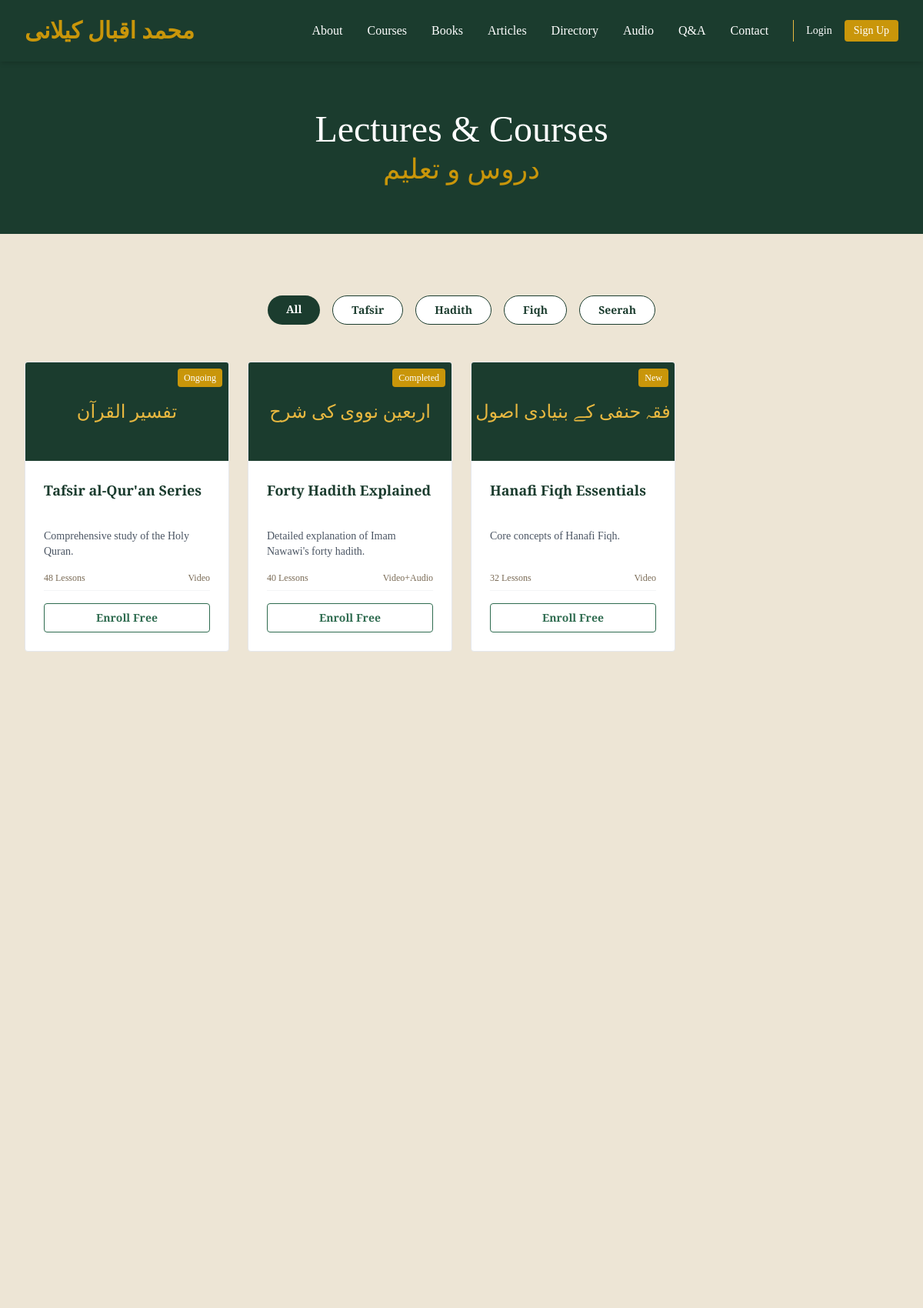
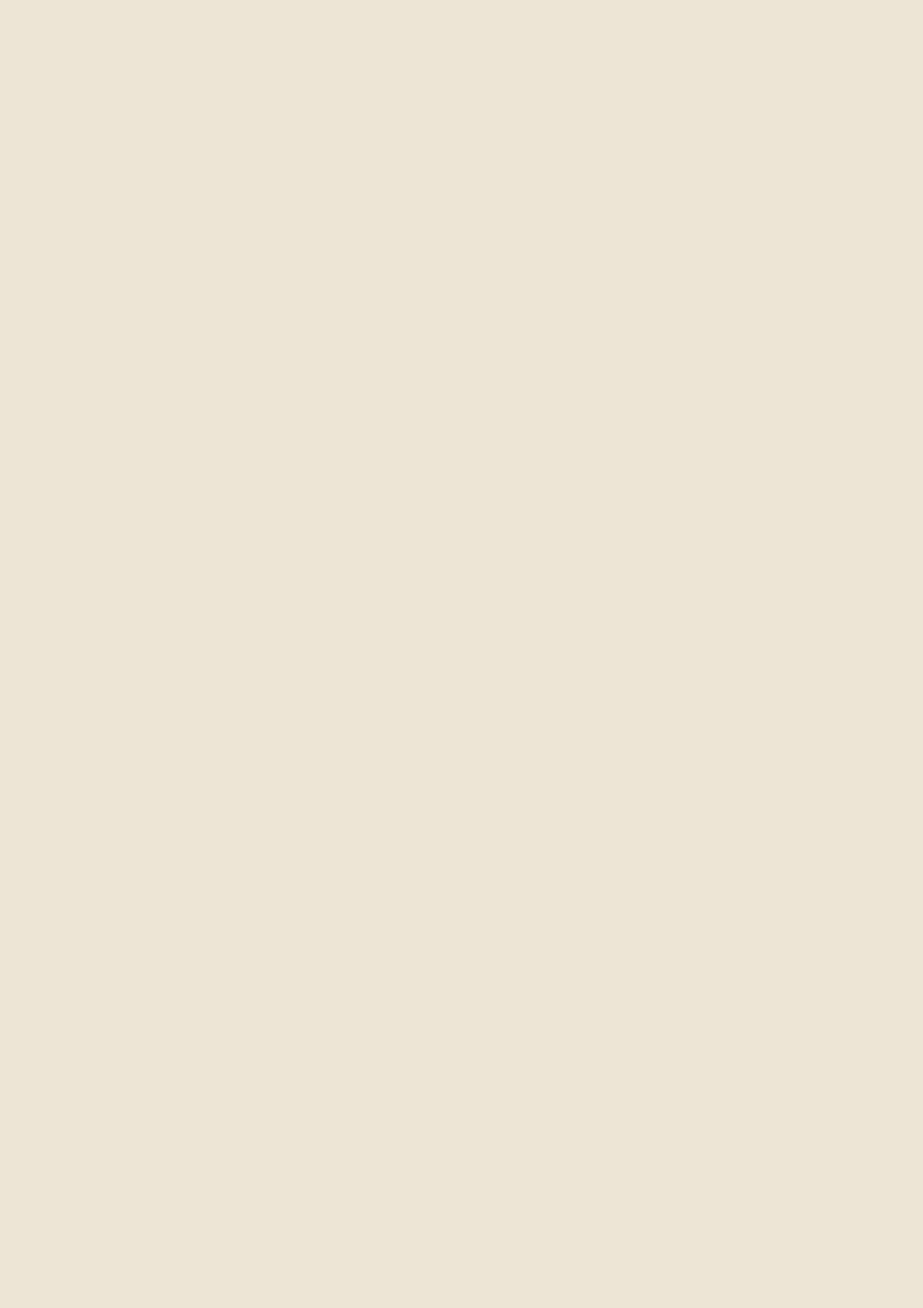
/courses.php (upper part), run on the app's committed database (2 pictures, top to bottom).
### tables this page shows
CREATE TABLE `courses` (
  `id` int(11) NOT NULL,
  `title_en` varchar(255) NOT NULL,
  `title_ur` varchar(255) NOT NULL,
  `description` text DEFAULT NULL,
  `total_lessons` int(11) DEFAULT 0,
  `category` varchar(100) DEFAULT NULL,
  `format` varchar(50) DEFAULT 'Video',
  `status` varchar(20) DEFAULT 'Ongoing',
  `created_at` timestamp NOT NULL DEFAULT current_timestamp()
);

### courses.php (the view, shortened to what this page needs)
<?php
require_once 'includes/header.php';
$stmt = $pdo->query("SELECT * FROM courses ORDER BY created_at DESC");
$all_courses = $stmt->fetchAll();
?>
<div class="bg-green-deep py-16">
    <div class="max-w-7xl mx-auto px-4 sm:px-6 lg:px-8 text-center">
        <h1 class="font-english text-white text-5xl mb-2">Lectures & Courses</h1>
        <h2 class="arabic-text text-gold text-4xl">دروس و تعلیم</h2>
    </div>
</div>
<section class="py-20 bg-beige min-h-screen">
    <div class="max-w-7xl mx-auto px-4 sm:px-6 lg:px-8">
        <div class="flex flex-wrap justify-center gap-4 mb-12">
            <span class="bg-green-deep text-white px-6 py-2 rounded-full text-sm font-semibold cursor-pointer">All</span>
            <span class="bg-white text-green-deep border border-green-deep hover:bg-green-deep hover:text-white px-6 py-2 rounded-full text-sm font-semibold transition cursor-pointer">Tafsir</span>
            <span class="bg-white text-green-deep border border-green-deep hover:bg-green-deep hover:text-white px-6 py-2 rounded-full text-sm font-semibold transition cursor-pointer">Hadith</span>
            <span class="bg-white text-green-deep border border-green-deep hover:bg-green-deep hover:text-white px-6 py-2 rounded-full text-sm font-semibold transition cursor-pointer">Fiqh</span>
            <span class="bg-white text-green-deep border border-green-deep hover:bg-green-deep hover:text-white px-6 py-2 rounded-full text-sm font-semibold transition cursor-pointer">Seerah</span>
        </div>
        <div class="grid grid-cols-1 md:grid-cols-2 lg:grid-cols-4 gap-6">
            <?php foreach($all_courses as $c): ?>
            <div class="bg-white rounded border border-gray-200 overflow-hidden group hover:shadow-lg transition">
                <div class="bg-green-deep h-32 flex items-center justify-center relative">
                    <span class="absolute top-2 right-2 bg-gold text-white text-xs px-2 py-1 rounded"><?php echo htmlspecialchars($c['status']); ?></span>
                    <h4 class="arabic-text text-gold-light text-2xl"><?php echo htmlspecialchars($c['title_ur']); ?></h4>
                </div>
                <div class="p-6">
                    <h3 class="font-english font-semibold text-lg text-green-deep mb-2 h-14 line-clamp-2"><?php echo htmlspecialchars($c['title_en']); ?></h3>
                    <p class="text-sm text-gray-600 mb-4 h-10 line-clamp-2"><?php echo htmlspecialchars($c['description']); ?></p>
                    <div class="text-xs text-muted mb-4 flex justify-between border-b border-gray-100 pb-2">
                        <span><?php echo $c['total_lessons']; ?> Lessons</span>
                        <span><?php echo htmlspecialchars($c['format']); ?></span>
                    </div>
                    <a href="#enrollModal" onclick="document.getElementById('enrollModal').classList.remove('hidden')" class="block text-center w-full border border-green-mid text-green-mid hover:bg-green-mid hover:text-white py-2 rounded transition text-sm font-semibold">Enroll Free</a>
                </div>
            </div>
            <?php endforeach; ?>
        </div>
    </div>
</section>
<?php require_once 'includes/footer.php'; ?>

### data on the page
courses: status "Ongoing", title_ur "تفسیر القرآن", title_en "Tafsir al-Qur'an Series", description "Comprehensive study of the Holy Quran.", total_lessons "48", format "Video"
courses: status "Completed", title_ur "اربعین نووی کی شرح", title_en "Forty Hadith Explained", description "Detailed explanation of Imam Nawawi's forty hadith.", total_lessons "40", format "Video+Audio"
courses: status "New", title_ur "فقہ حنفی کے بنیادی اصول", title_en "Hanafi Fiqh Essentials", description "Core concepts of Hanafi Fiqh.", total_lessons "32", format "Video"
